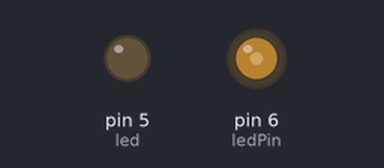
A sketch run on a simulated Arduino Uno, built with avr-gcc and run on an emulated ATmega328P. Parts: output pins drawn as LEDs (lit = HIGH).

Above: at 0.1 s.
Timing chart, 0 to 1.6 s (numbered marks = the images above):
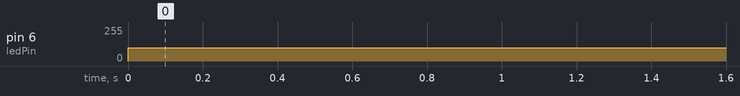

Measured:
- by itself, pin 6 (ledPin): 0/255 → 100/255 at 0.00 s

The sketch:

Svetilnik.ino
```cpp
int ledPin = 6; //6-пин зарезервировали для ШИМ
int led = 5; //5-pin зарезервировали для простого включения

void setup() {
  pinMode (led,OUTPUT);     // 5-пин настроили на выход
  pinMode (ledPin,OUTPUT);  // 6-пин настроили на выход
}

void loop() {
 analogWrite (ledPin,100);

}
```
